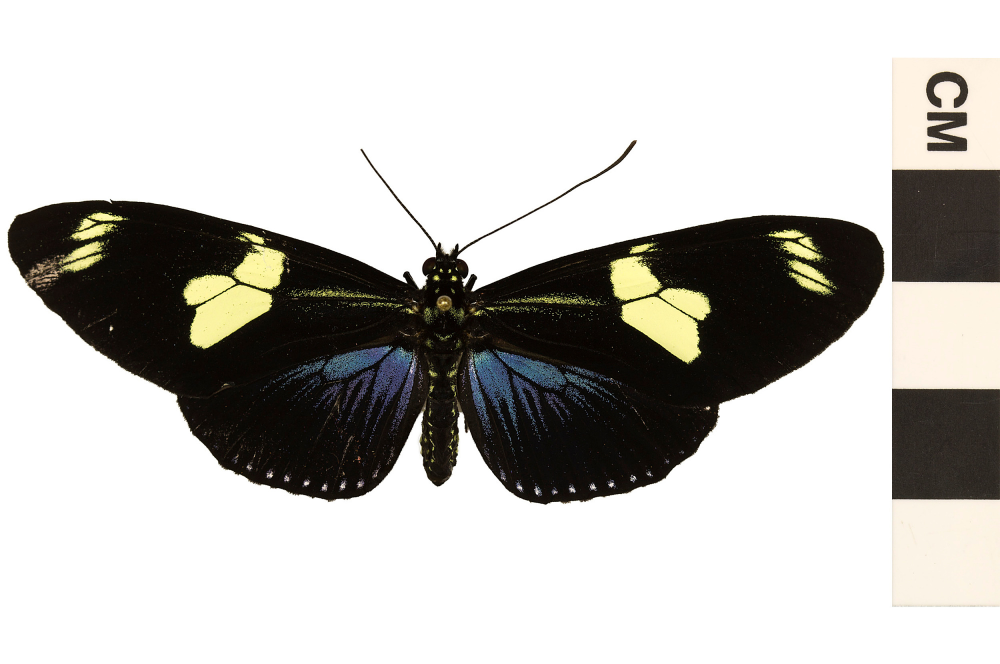
#> input picture eval3/prototype/src/butterfly.jpg, 2000 x 1328 px (shown at 1/2 size)
$ python -i train_python_rf.py   (imports and definitions only)
#> lines starting #> are read from the running program, lines starting #| are printed output that depends on the picture
"""Python reference for final/'s C++ random forest, used to check that both
implementations agree (same algorithm, comparable features) and to compare
training/prediction speed and memory usage.

Usage:
    uv run final/scripts/train_python_rf.py [predictions_output.csv]
"""

import csv
import resource
import sys
import time
from pathlib import Path

import kagglehub
import numpy as np
from joblib import Parallel, delayed
from PIL import Image
from skimage import color
from skimage.feature import hog
from skimage.transform import resize
from sklearn.ensemble import RandomForestClassifier

DATASET_SLUG = "gpiosenka/butterfly-images40-species"
IMAGE_EXTENSIONS = {".jpg", ".jpeg", ".png"}

N_TREES = 50
MAX_DEPTH = 14
MIN_SAMPLES_LEAF = 2
SEED = 42

BASE_SIZE = (64, 64)
PYRAMID_LEVELS = 2
PYRAMID_SCALE = 0.75
MIN_PYRAMID_SIZE = 16
HOG_ORIENTATIONS = 9
HOG_PIXELS_PER_CELL = (8, 8)
HOG_CELLS_PER_BLOCK = (2, 2)
COLOR_BINS = 32


# [8 lines left out: function list_split, not called in this run]


def load_image(path: Path) -> np.ndarray:
    return np.array(Image.open(path).convert("RGB"))


def color_histogram(image: np.ndarray, bins: int = COLOR_BINS) -> np.ndarray:
    hsv = color.rgb2hsv(image)
    channels = []
    for ch in range(3):
        counts, _ = np.histogram(hsv[..., ch], bins=bins, range=(0, 1))
        total = counts.sum()
        channels.append(counts / total if total > 0 else counts.astype(np.float64))
    return np.concatenate(channels).astype(np.float32)


def extract_hog(image: np.ndarray) -> np.ndarray:
    gray = color.rgb2gray(image)
    return hog(
        gray,
        orientations=HOG_ORIENTATIONS,
        pixels_per_cell=HOG_PIXELS_PER_CELL,
        cells_per_block=HOG_CELLS_PER_BLOCK,
    ).astype(np.float32)


def build_pyramid(base: np.ndarray) -> list[np.ndarray]:
    pyramid = [base]
    current = base
    for _ in range(1, PYRAMID_LEVELS):
        new_h = int(current.shape[0] * PYRAMID_SCALE)
        new_w = int(current.shape[1] * PYRAMID_SCALE)
        if new_h < MIN_PYRAMID_SIZE or new_w < MIN_PYRAMID_SIZE:
            break
        current = resize(current, (new_h, new_w), anti_aliasing=True)
        pyramid.append(current)
    return pyramid


def extract_features(image: np.ndarray) -> np.ndarray:
    """Mirrors final/src/pretreatment.cc's extractFeatures(): a HOG pyramid
    (finer levels weighted more) concatenated with an HSV color histogram."""
    base = resize(image, BASE_SIZE, anti_aliasing=True)
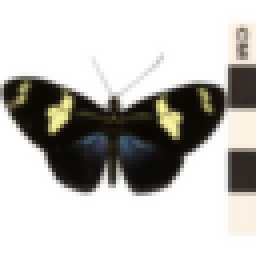
#> base: shape (64, 64, 3) float64 (shown 4 times larger); mean R, G, B 0.751, 0.745, 0.731
    pyramid = build_pyramid(base)
#> the loop in build_pyramid, `for _ in range(1, PYRAMID_LEVELS):` made 1 pass
#> pass 1, in build_pyramid, `current = resize(current, (new_h, new_w), anti_aliasing=True)`:
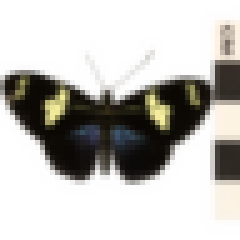
#> current: shape (48, 48, 3) float64 (shown 5 times larger); mean R, G, B 0.752, 0.746, 0.731
#> after the loop in build_pyramid, `for _ in range(1, PYRAMID_LEVELS):`: pyramid = 2 items
#> pyramid = 2 items

    features = []
    for level, level_img in enumerate(pyramid):
        normalized = resize(level_img, BASE_SIZE, anti_aliasing=True)
        weight = 1.0 / max(2 * level, 1)
        features.append(extract_hog(normalized) * weight)
#> this loop made 2 passes
#> (level, weight) on passes 1 to 2: (0, 1), (1, 0.5)
#> pass 1, in extract_hog, `gray = color.rgb2gray(image)`:
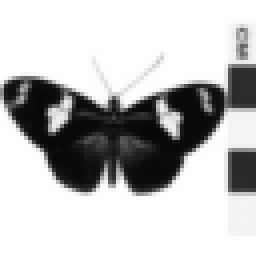
#> gray: shape (64, 64) float64 (shown 4 times larger); min 0.0276, max 1, mean 0.746
#> pass 2, in extract_features, `normalized = resize(level_img, BASE_SIZE, anti_aliasing=True)`:
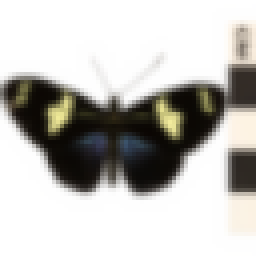
#> normalized: shape (64, 64, 3) float64 (shown 4 times larger); mean R, G, B 0.752, 0.746, 0.731
#> pass 2, in extract_hog (call 2), `gray = color.rgb2gray(image)`:
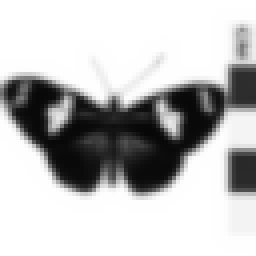
#> gray: shape (64, 64) float64 (shown 4 times larger); min 0.0292, max 1, mean 0.746
#> after the loop, features = 2 items

    features.append(color_histogram(base))
#> in color_histogram, `hsv = color.rgb2hsv(image)`: hsv: shape (64, 64, 3) float64; mean of channels 0, 1, 2 0.07, 0.117, 0.753
#> after the loop in color_histogram, `for ch in range(3):`: channels = 3 items
    return np.concatenate(features)


# [82 lines left out: functions extract_dataset_features, main, not called in this run]


# [2 lines not run here, left out]

>>> import cv2
>>> picture = cv2.cvtColor(cv2.imread('../../eval3/prototype/src/butterfly.jpg'), cv2.COLOR_BGR2RGB)
>>> result = extract_features(picture)
#> result = 3624 values, max 1 at index 1525, min 0 at index 0, mean 0.0684
